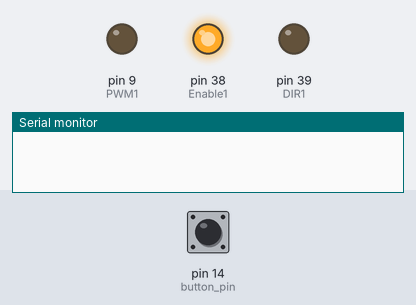
The sketch below on a simulated Arduino Mega 2560, built with avr-gcc and run on an emulated ATmega2560. Shown: output pins drawn as LEDs (lit = HIGH), the last lines printed to the serial monitor. The inputs (shaded band) are chosen by the test bench; at power-on: pin 14 (button_pin) LOW.

Above: at 1.2 s.
1.3 s: pin 14 (button_pin) pulled HIGH for 3.2 s
At 3.4 s:
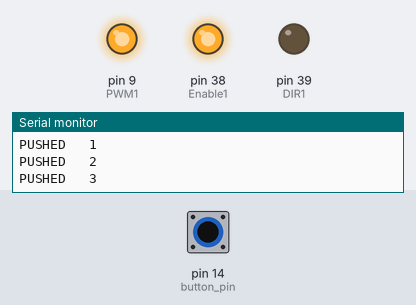
6.0 s: pin 14 (button_pin) pulled HIGH for 0.15 s
At 7.6 s:
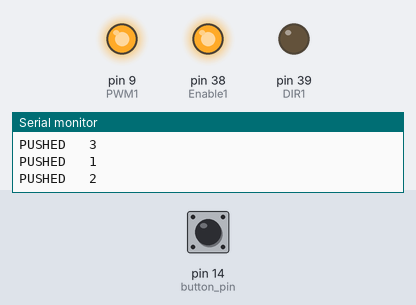
8.3 s: pin 14 (button_pin) pulled HIGH for 1 s
At 11.1 s:
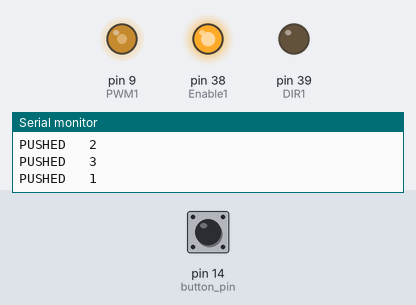
Timing chart, 0 to 12.6 s (numbered marks = the images above; inputs shaded):
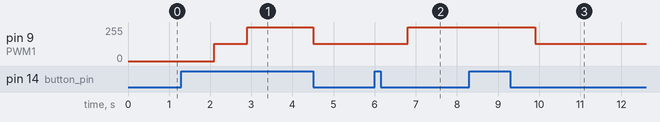

Measured:
- after the input at 1.3 s, pin 9 (PWM1): 0/255 → 128/255 after 0.80 s, → 255/255 0.80 s later, → 128/255 1.6 s later
- after the input at 6.0 s, pin 9 (PWM1): 128/255 → 255/255 after 0.80 s
- after the input at 8.3 s, pin 9 (PWM1): 255/255 → 128/255 after 1.6 s

The sketch:

HW9_2_201824447.ino
```cpp
int button_pin = 14;
int count=0;
int Enable1=38;
int DIR1 = 39;
int PWM1 = 9;

void setup(){
  Serial.begin(9600);
  pinMode(Enable1, OUTPUT);
  pinMode(DIR1, OUTPUT);
  pinMode(PWM1, OUTPUT);
  digitalWrite(Enable1, HIGH);
  pinMode(button_pin, INPUT);
}

void loop() {
  if (digitalRead(button_pin)) {
    count+=1;
    Serial.print("PUSHED   ");
    Serial.println(count);
    delay(800);
  }
  if(count==0){
    digitalWrite(PWM1,LOW);
  }
  else if(count==1){
    analogWrite(PWM1,128);
  }
  else if(count==2){
    digitalWrite(PWM1, HIGH);
  }
  else if(count==3){
    count=0;
  }
}
```
